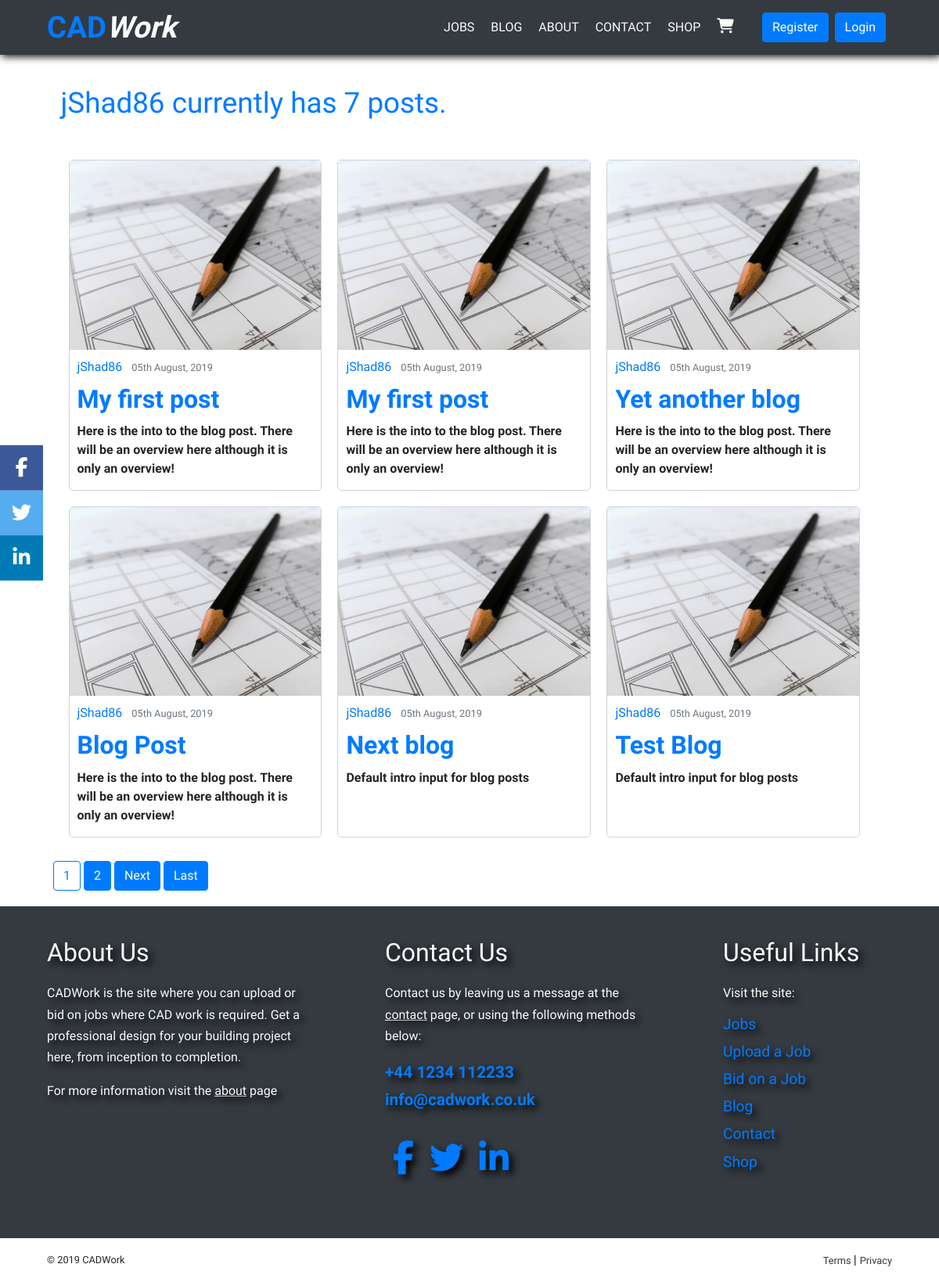
The page /blog/user/jShad86 on the database as committed earlier.
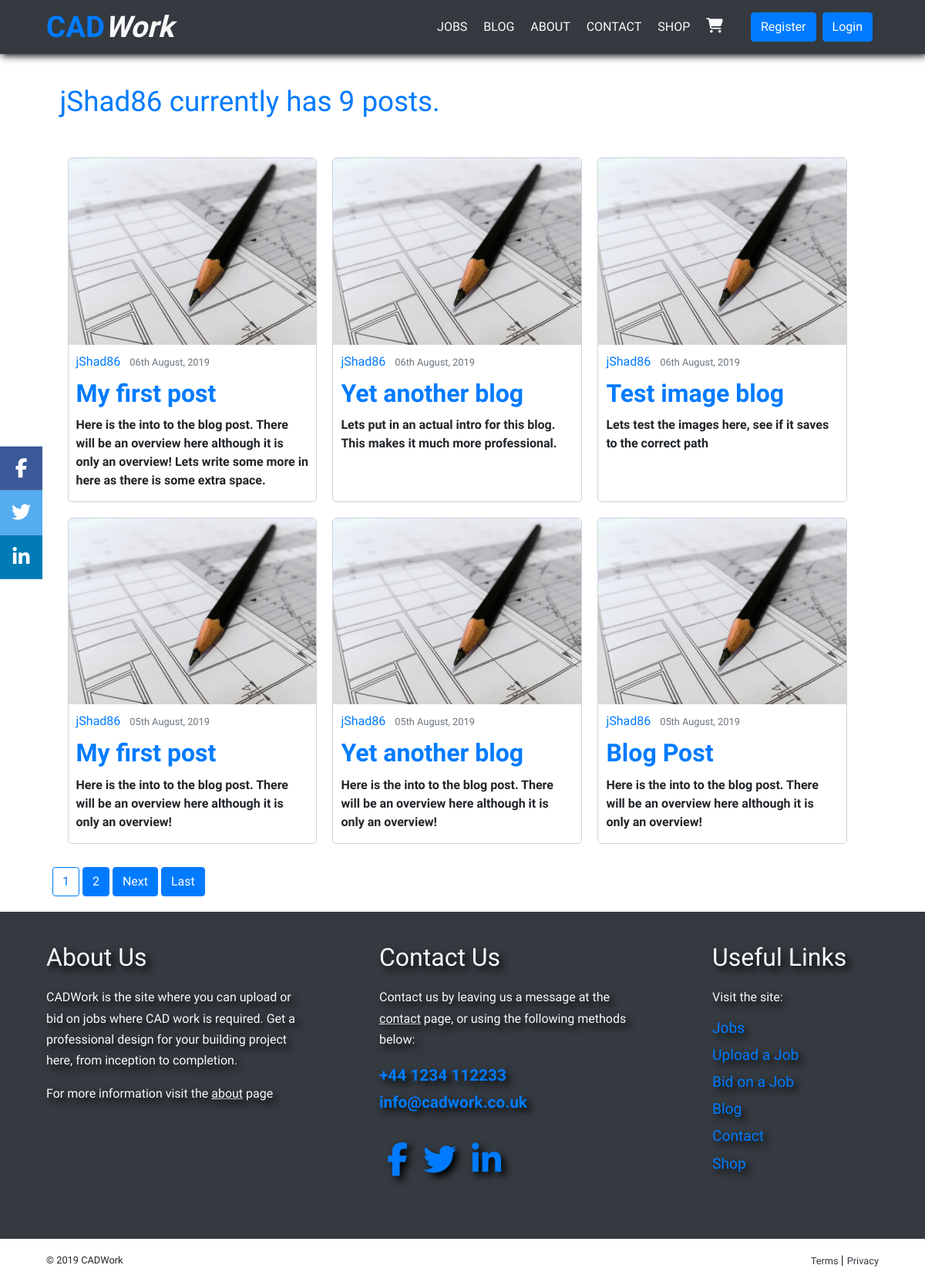
The same page on the database as committed later.
### blog/models.py (models this page shows, shortened)
class Post(models.Model):
	title = models.CharField(max_length=100)
	intro = models.CharField(max_length=250)
	content = models.TextField()
	blog_image = models.ImageField(default='blog-default.jpg', upload_to='blog_images')
	date_posted = models.DateTimeField(default=timezone.now)
	author = models.ForeignKey(User, on_delete=models.CASCADE)

### blog/views.py (the view)
# urls.py: path('user/<str:username>', UserPostListView.as_view(), name='user-posts'),
class UserPostListView(ListView):
	model = Post
	template_name = 'blog/user_posts.html'
	context_object_name = 'posts'
	paginate_by = 6
	def get_queryset(self):
		user = get_object_or_404(User, username=self.kwargs.get('username'))
		return Post.objects.filter(author=user).order_by('-date_posted')

### blog/templates/blog/user_posts.html (shortened to what this page needs)
{% extends 'base.html' %}
{% block content %}
<div class="user-blogs-container">
    <section class="blog-home-container">
        <div class="user-blog-header">
            <h1 class="user-post-title">{{ view.kwargs.username }} currently has {{ page_obj.paginator.count }} posts.</h1>
        </div>
        <div class="blog-card-container">
            {% for post in posts %}
                <article class="blog-article">
                    <img class="article-image" src="{{ post.blog_image.url }}" height="80" width="80">
                    <div class="media-body">
                        <div class="article-metadata">
                            <a class="mr-2" href="{% url 'user-posts' post.author.username %}">{{ post.author }}</a>
                            <small class="text-muted">{{ post.date_posted|date:"dS F, Y" }}</small>
                        </div>
                        <h2 class="blog-home-title"><a href="{% url 'post-detail' post.id %}">{{ post.title }}</a></h2>
                        <p class="article-card-intro">{{ post.intro }}</p>
                    </div>
                </article>
            {% endfor %}
        </div>
    </section>
    {% if is_paginated %}
        <div class="paginate-buttons ml-3">
            {% for num in page_obj.paginator.page_range %}
                {% if page_obj.number == num %}
                    <a class="btn btn-outline-primary" href="?page={{ num }}">{{ num }}</a>
                {% elif num > page_obj.number|add:'-2' and num < page_obj.number|add:'2' %}
                    <a class="btn btn-primary" href="?page={{ num }}">{{ num }}</a>
                {% endif %}
            {% endfor %}
            {% if page_obj.has_next %}
                <a class="btn btn-primary" href="?page={{ page_obj.next_page_number }}">Next</a>
                <a class="btn btn-primary" href="?page={{ page_obj.paginator.num_pages }}">Last</a>
            {% endif %}
        </div>
    {% endif %}
</div>
{% endblock content %}

Rows that differ between the two databases and show on the page:
removed Post: blog_image (placeholder picture), author "jShad86", date_posted "05th August, 2019", title "My first post", intro "Here is the into to the blog post. There will be an overview here although it is only an overview!"
no longer on this page (row unchanged): Post: blog_image (placeholder picture), author "jShad86", date_posted "05th August, 2019", title "Next blog", intro "Default intro input for blog posts"
no longer on this page (row unchanged): Post: blog_image (placeholder picture), author "jShad86", date_posted "05th August, 2019", title "Test Blog", intro "Default intro input for blog posts"
added Post: blog_image (placeholder picture), author "jShad86", date_posted "06th August, 2019", title "My first post", intro "Here is the into to the blog post. There will be an overview here although it is only an overview! Lets write some more in here as there is some extra space."
added Post: blog_image (placeholder picture), author "jShad86", date_posted "06th August, 2019", title "Yet another blog", intro "Lets put in an actual intro for this blog. This makes it much more professional."
added Post: blog_image (placeholder picture), author "jShad86", date_posted "06th August, 2019", title "Test image blog", intro "Lets test the images here, see if it saves to the correct path"
Other text that changed with them:
{{ page_obj.paginator.count }}: "7" → "9"
